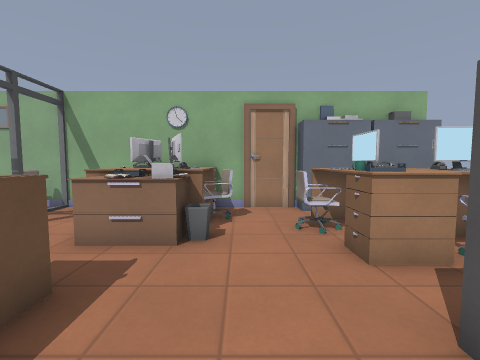
[1] (above)

17 first-person views from a walk through a level from a Godot 3-D game. The camera is 1.4 m above the floor, tilts 4° down and sees 90° across. The floor is counted in squares, 0.9 m on a side. Each view is taken from the middle of a square. On the plan, view 1 faces up. The plan holds only what a view shows up to about 13 squares ahead; the rest is blank. Some surface patterns are stand-ins.

[2]
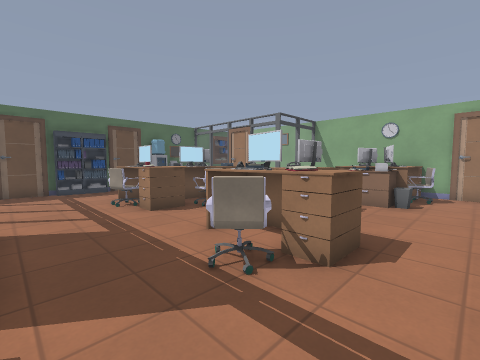

[3]
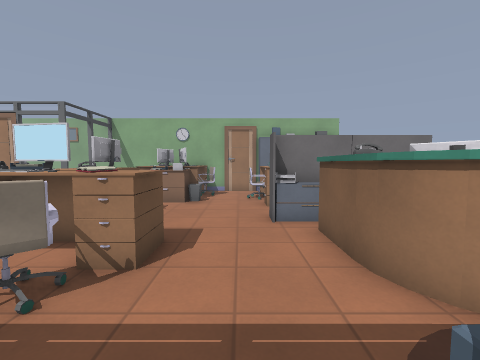

[4]
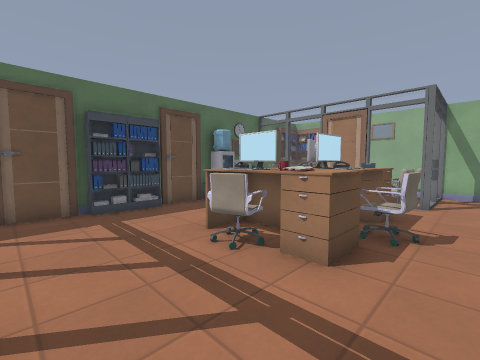

[5]
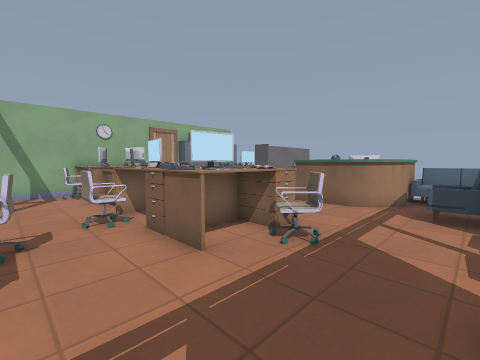

[6]
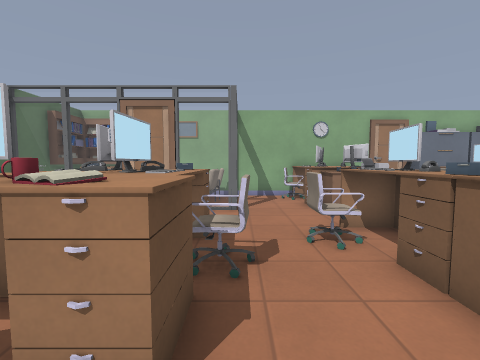

[7]
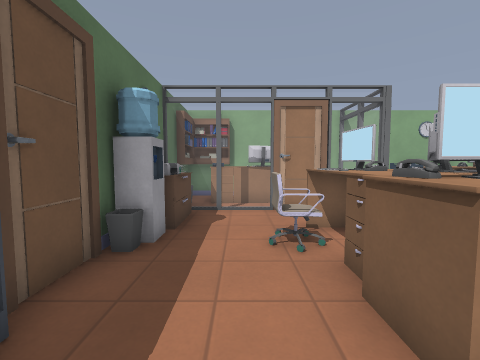

[8]
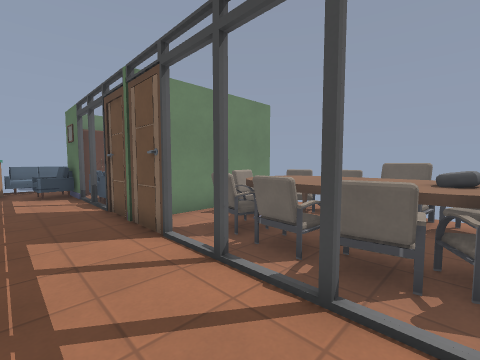

[9]
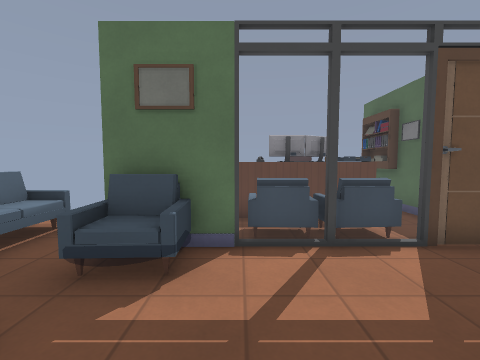

[10]
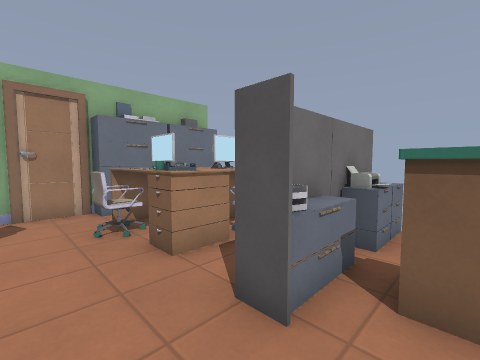

[11]
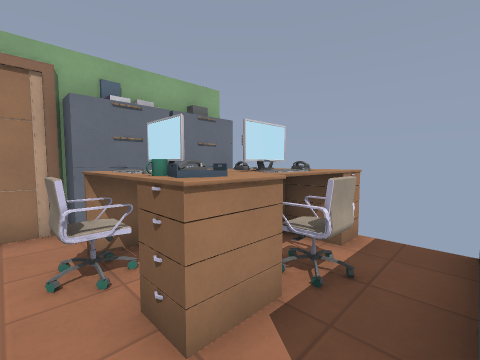

[12]
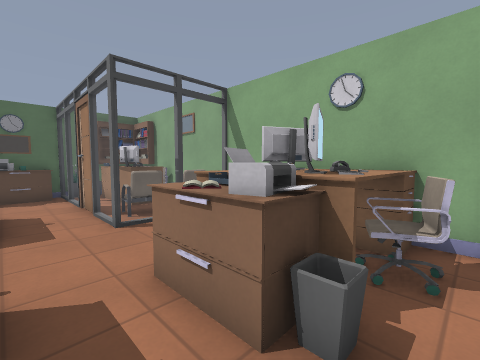

[13]
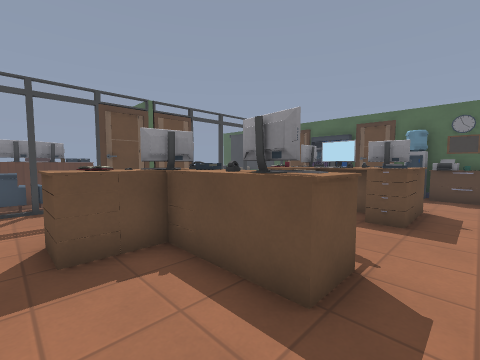

[14]
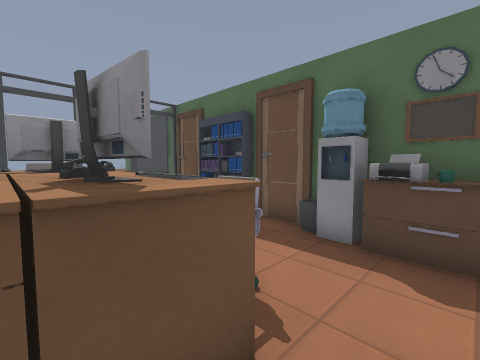

[15]
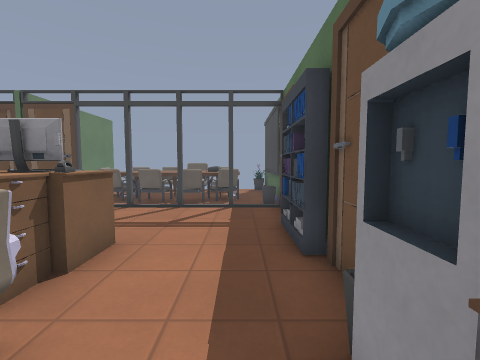

[16]
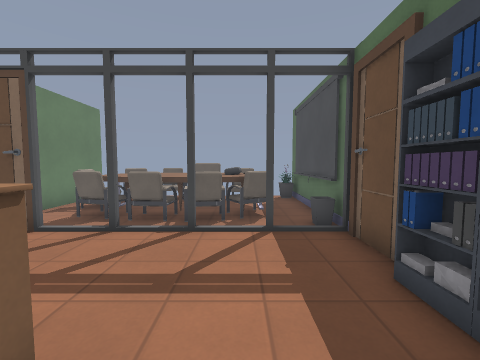

[17]
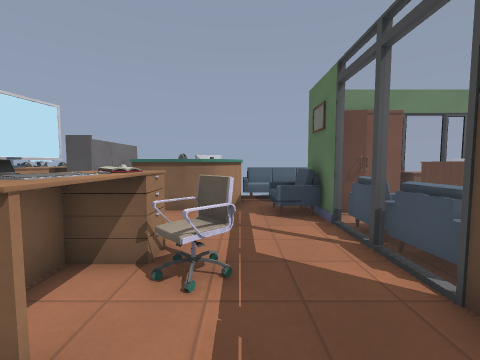

### Floor plan
Key: @ floor where view 1 was taken; # wall or solid block; . floor; D closed door; = window, fence, low wall or low ledge; ^ raised ledge; C cabinet; M monitor; H chair; U mug; K keyboard; A armchair; S sofa; W wardrobe; P projector; E desk; O other object.
Columns run from 14 left of view 1 to 7 right of it. Each row starts with its distance up from view 1.
  9         ######DDD
  8         #.H ^^DDCCCCC
  7         #.HM^HH..
  6 ####   ##..^MO..OM OO
  5 #O#######..CC#..OMMO^
  4 #C..............U^OO^
  3 #C...^^^...^......HH
  2 ##..HM^^..HO....#C#CC#
  1 ##..H^MOH..M....CCCCC
  0 DD...^MOH..^..@..^
 -1 #C...MU^...KK^...^^
 -2 #C...HH=....HH...^M
 -3 #C..........H.....^SS
 -4 DD..............AA.SS
 -5 DD..............AA#SS
 -6 ##.#OOO ####AAAAWW SS
 -7 ##OOOOOOO.#.AAAAWW SS
 -8 ##^P^^^^OO#EEEEECC

Positions as (right, up) in squares from view 1, and headings:
1: (0, 0), facing up
2: (1, -5), facing up-left
3: (1, -5), facing up
4: (-5, -5), facing up-left
5: (-6, -5), facing up-right
6: (-6, -3), facing up
7: (-11, -3), facing up
8: (-11, -3), facing down-right
9: (1, -1), facing down
10: (0, 0), facing up-right
11: (1, 2), facing up-right
12: (0, 3), facing up-left
13: (0, 4), facing down-left
14: (-8, 4), facing down-left
15: (-12, 3), facing down
16: (-11, 0), facing down
17: (-5, -3), facing right
